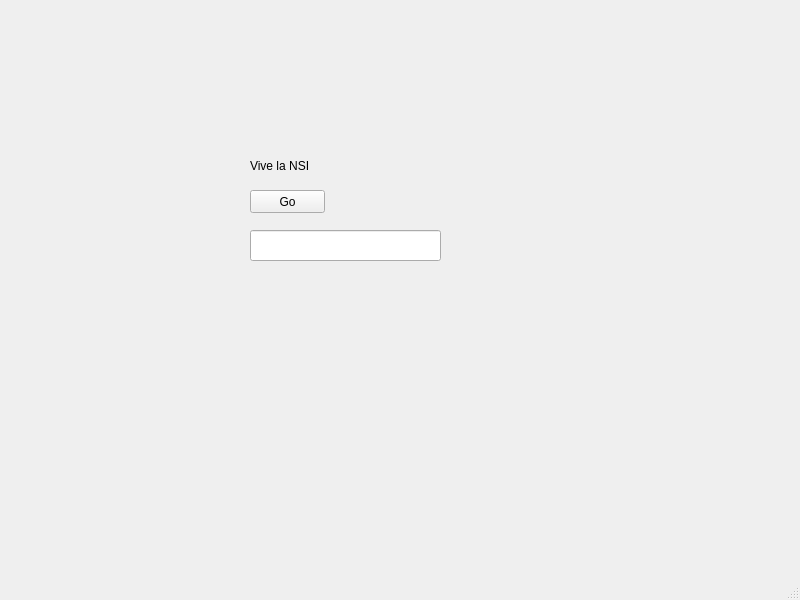
<?xml version="1.0" encoding="UTF-8"?>
<ui version="4.0">
 <class>MainWindow</class>
 <widget class="QMainWindow" name="MainWindow">
  <property name="geometry">
   <rect>
    <x>0</x>
    <y>0</y>
    <width>800</width>
    <height>600</height>
   </rect>
  </property>
  <property name="windowTitle">
   <string>MainWindow</string>
  </property>
  <widget class="QWidget" name="centralwidget">
   <widget class="QLabel" name="text">
    <property name="geometry">
     <rect>
      <x>250</x>
      <y>150</y>
      <width>121</width>
      <height>31</height>
     </rect>
    </property>
    <property name="text">
     <string>Vive la NSI</string>
    </property>
   </widget>
   <widget class="QPushButton" name="button">
    <property name="geometry">
     <rect>
      <x>250</x>
      <y>190</y>
      <width>75</width>
      <height>23</height>
     </rect>
    </property>
    <property name="text">
     <string>Go</string>
    </property>
   </widget>
   <widget class="QLineEdit" name="text_box">
    <property name="geometry">
     <rect>
      <x>250</x>
      <y>230</y>
      <width>191</width>
      <height>31</height>
     </rect>
    </property>
   </widget>
  </widget>
  <widget class="QMenuBar" name="menubar">
   <property name="geometry">
    <rect>
     <x>0</x>
     <y>0</y>
     <width>800</width>
     <height>21</height>
    </rect>
   </property>
  </widget>
  <widget class="QStatusBar" name="statusbar"/>
 </widget>
 <resources/>
 <connections>
  <connection>
   <sender>button</sender>
   <signal>clicked()</signal>
   <receiver>MainWindow</receiver>
   <slot>bouton_go()</slot>
   <hints>
    <hint type="sourcelabel">
     <x>316</x>
     <y>224</y>
    </hint>
    <hint type="destinationlabel">
     <x>429</x>
     <y>164</y>
    </hint>
   </hints>
  </connection>
  <connection>
   <sender>text_box</sender>
   <signal>textChanged(QString)</signal>
   <receiver>MainWindow</receiver>
   <slot>text_change()</slot>
   <hints>
    <hint type="sourcelabel">
     <x>376</x>
     <y>272</y>
    </hint>
    <hint type="destinationlabel">
     <x>397</x>
     <y>347</y>
    </hint>
   </hints>
  </connection>
 </connections>
 <slots>
  <slot>bouton_go()</slot>
  <slot>text_change()</slot>
 </slots>
</ui>
